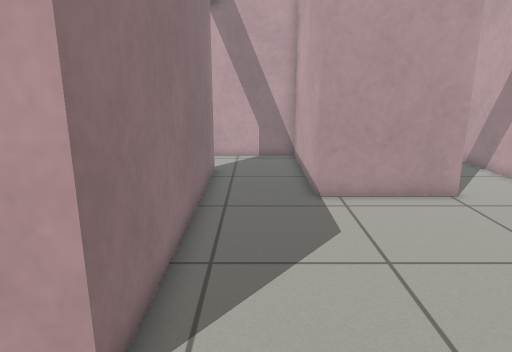
view 1 (above)

16 first-person views from a walk through a world built for the Gazebo simulator. The camera is 0.97 m above the floor, tilts 14° down and sees 70° across. The floor is counted in squares, 0.25 m on a side. Each view is taken from the middle of a square. On the plan, view 1 faces up. The plan holds only what a view shows up to about 20 squares ahead; the rest is blank.

view 2
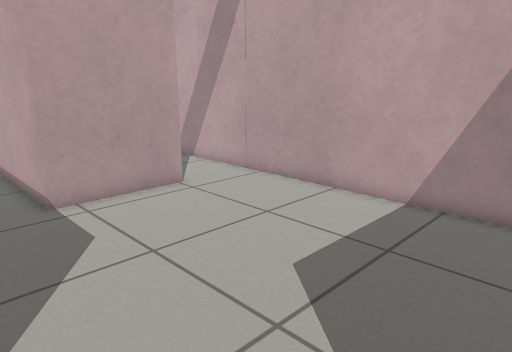

view 3
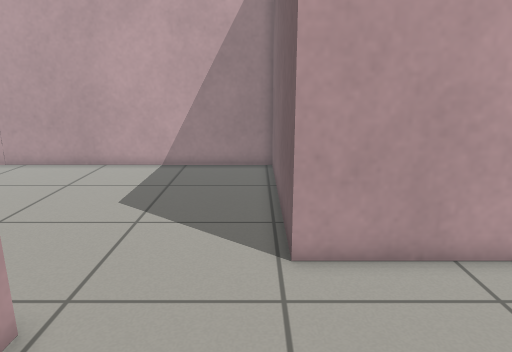

view 4
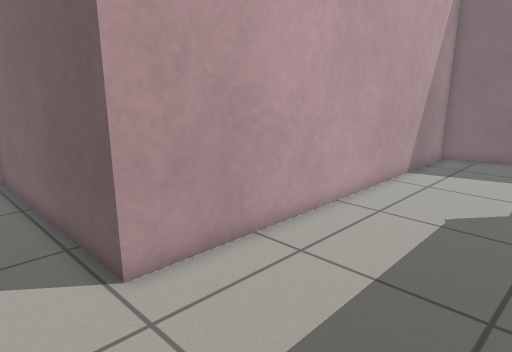

view 5
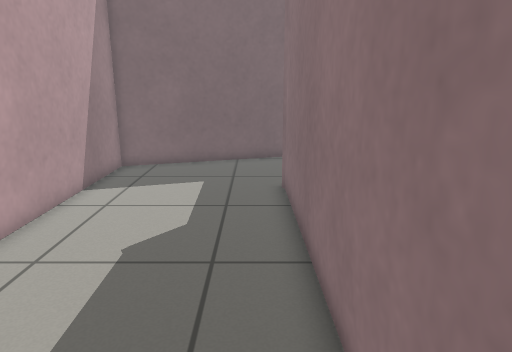

view 6
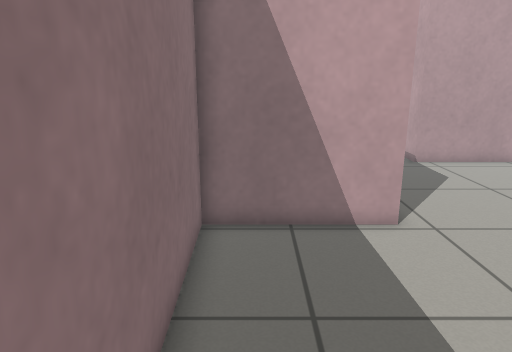

view 7
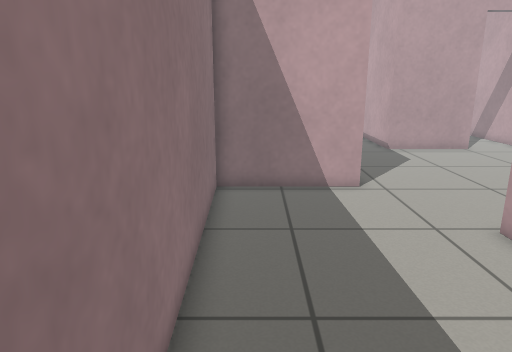

view 8
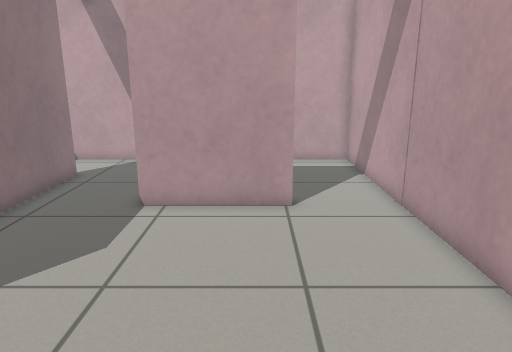

view 9
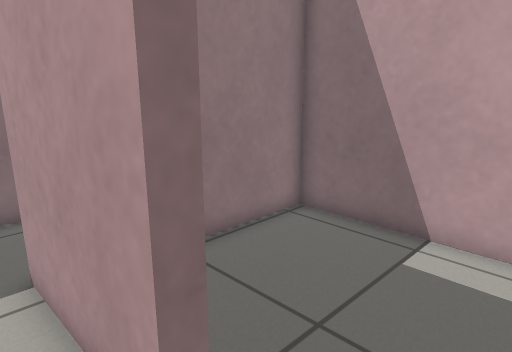

view 10
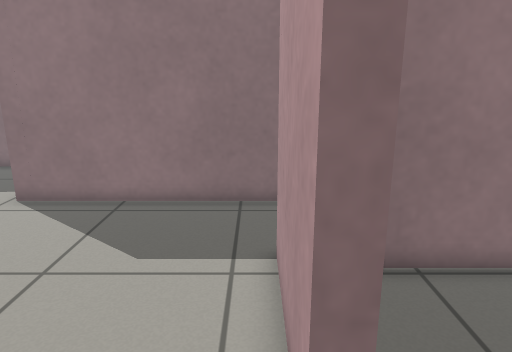

view 11
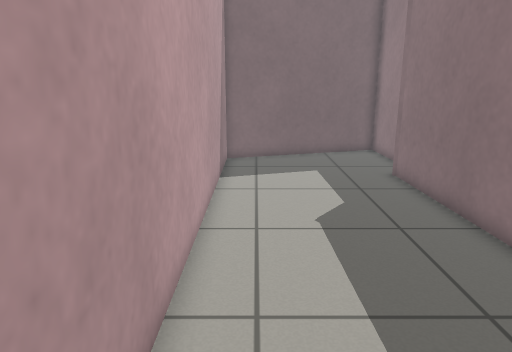

view 12
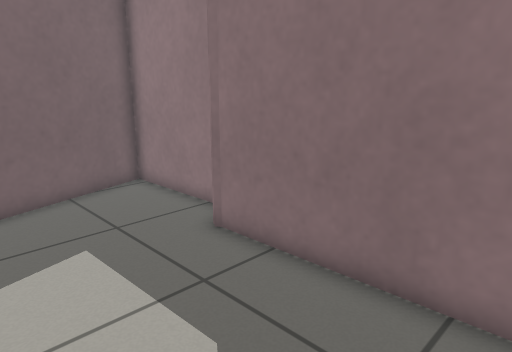

view 13
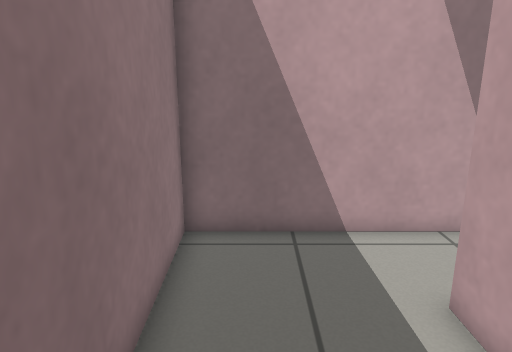

view 14
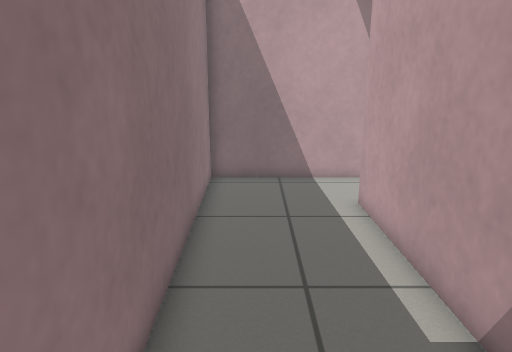

view 15
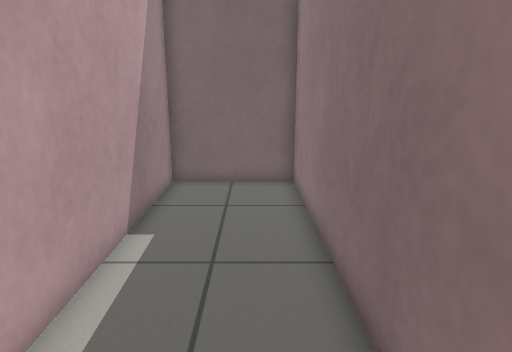

view 16
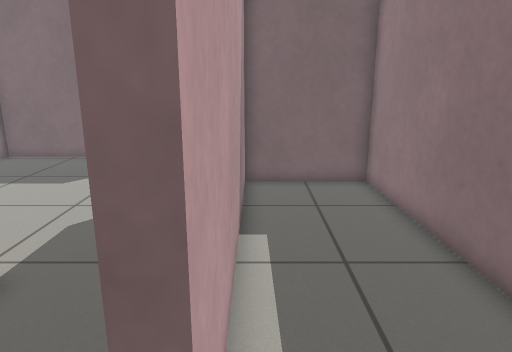

### Floor plan
Ten units are one square. View 1 is at (0, 0); x grows to the right and y downward. Boxes are objects, and circles mark ways between rooms. Rooms are numbered by the first view taken in them; rooms with no view inside come last. Other rooms are left out.
<svg viewBox="-88 -208 202 424">
<path fill="none" stroke="#000" d="M-83 163 -81 211 6 185 6 8M-19 -38 -75 -38 -71 146M72 -125 22 -125 22 -203 -20 -203M6 8 106 8M108 12 109 -129M-19 -168 -19 -38M-20 -203 -79 -203 -76 -44 -25 -44 -25 -168M109 -129 109 -203 28 -203 28 -148"/>
<circle cx="-5" cy="-15" r="3" fill="#2a7"/>
<circle cx="-20" cy="-185" r="3" fill="#2a7"/>
<circle cx="90" cy="-130" r="3" fill="#2a7"/>
<text x="-30" y="80">1</text>
<text x="40" y="-70">2</text>
<text x="-50" y="-120">3</text>
<text x="70" y="-170">4</text>
</svg>
Room 1 opens to room 2. Room 2 opens to room 3. Room 2 opens to room 4.

Where each view was taken, in squares from view 1:
view 1: 0 up, 0 right, facing up
view 2: 0 up, 1 left, facing up-right
view 3: 0 up, 7 left, facing right
view 4: 2 up, 6 left, facing down-right
view 5: 1 down, 6 left, facing down
view 6: 6 down, 6 left, facing up
view 7: 10 down, 6 left, facing up
view 8: 1 up, 6 right, facing up
view 9: 11 up, 10 right, facing up-left
view 10: 12 up, 10 right, facing left
view 11: 1 up, 1 left, facing down
view 12: 7 down, 1 left, facing down-left
view 13: 11 up, 6 left, facing up
view 14: 5 up, 6 left, facing up
view 15: 19 up, 6 left, facing down
view 16: 19 up, 3 left, facing down
